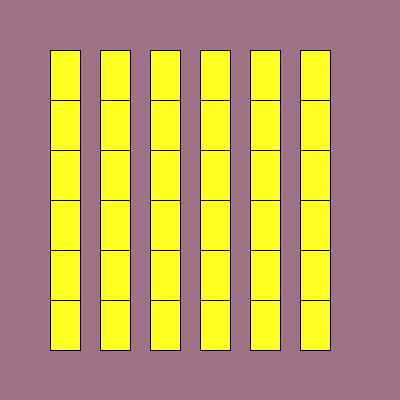
Frame 1 (no input)
Frame 60 (the mouse pressed at the canvas centre just before this capture): identical to frame 1, image omitted
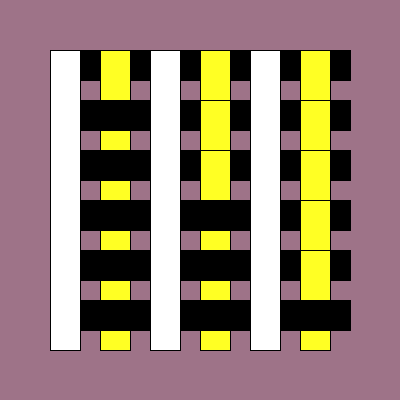
Frame 120 (the mouse held since frame 60 and released just before this capture)

The Processing sketch that drew these frames (run headless with seeded random() and noise(); from frame 60 on, the mouse is pressed at the canvas centre):

// Processing sketch: processing_171820
// ── processing_171820.pde


void setup(){
  size (400,400);
  background(158,115,136);
frameRate ( 10);
}
void draw(){

int s;
int t;

for( s=50; s<350; s=s+50){
   
    for(t=50; t<350; t=t+50 ){

    
   fill(255,255,36); 
    rect(s,t,30,50);
   if(mousePressed== true){ 
     fill(255);
    rect(50,50,30,300);
    rect(150,50,30,300);
  rect(250,50,30,300);
 if( mousePressed == true){
   fill(0);
   rect(t,s,50,30);
  }
 
  }
}
}
}
